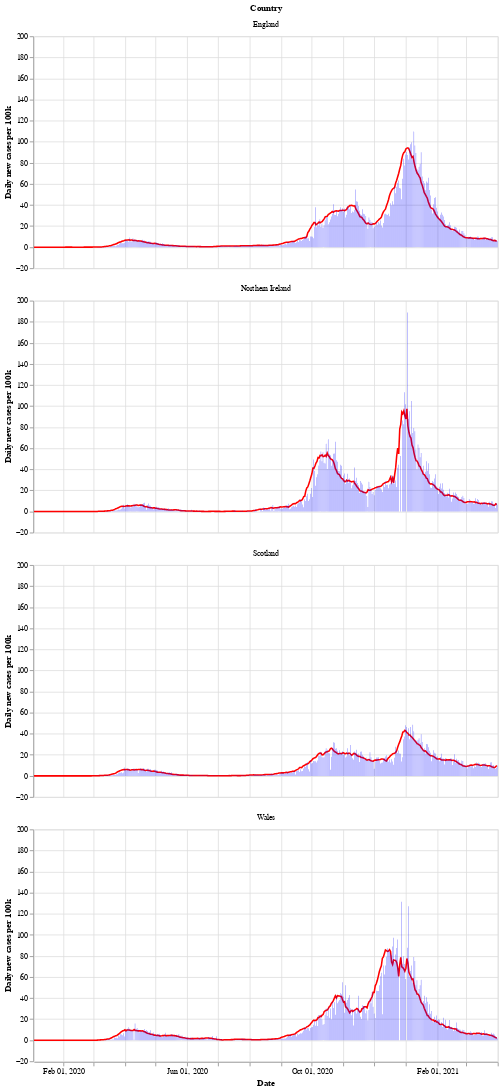

Source (notebook cell):
### Markdown cell above
Next is a bar chart of the number of new cases in each country (per 100k population), with the 7 day moving average of cases. Again we see that Wales saw a longer period of raising and falling cases compared to the other countries.

After a period of cases falling, each nation is now seeing a rise in the number of cases - especially in Wales.

### Code cell
# collapse
bars = alt.Chart(uk_cases).mark_bar().encode(
    x=alt.X("yearmonthdate(date):T", axis=alt.Axis(title='Date')),
    y=alt.Y("newCasesRate:Q", axis=alt.Axis(title='Daily new cases per 100k')),
    tooltip='newCasesRate',
    color=alt.condition(
        alt.datum.dailyChange > 0,
        alt.value("orange"),  # The positive color
        alt.value("blue")  # The negative color
    )
).properties(title='New cases per 100k population with rolling 7 day average', width=600).interactive()
line = alt.Chart(uk_cases).mark_line(
    color='red',
    size=2,
).transform_window(
    rolling_mean='mean(newCasesRate)',
    frame=[0, 7],
    groupby=['areaName']
).encode(
    x='yearmonthdate(date):T',
    y='rolling_mean:Q'
)
alt.layer(line, bars, data=uk_cases).facet(alt.Row('areaName', title='Country'), columns=1)

### Figure 1 — Vega-Lite specification as saved in the notebook (floating-point values rounded to 4 significant figures; data arrays with more than 128 entries replaced by an {"elided": "..."} marker saying what was removed)
{"config": {"view": {"continuousWidth": 400, "continuousHeight": 300}}, "data": {"name": "data-57f5f9f5570d4988e127d64e19046a44"}, "facet": {"type": "nominal", "field": "areaName", "title": "Country"}, "spec": {"layer": [{"mark": {"type": "line", "color": "red", "size": 2}, "encoding": {"x": {"type": "temporal", "field": "date", "timeUnit": "yearmonthdate"}, "y": {"type": "quantitative", "field": "rolling_mean"}}, "transform": [{"window": [{"op": "mean", "field": "newCasesRate", "as": "rolling_mean"}], "frame": [0, 7], "groupby": ["areaName"]}]}, {"mark": "bar", "encoding": {"color": {"condition": {"value": "orange", "test": "(datum.dailyChange > 0)"}, "value": "blue"}, "tooltip": {"type": "quantitative", "field": "newCasesRate"}, "x": {"type": "temporal", "axis": {"title": "Date"}, "field": "date", "timeUnit": "yearmonthdate"}, "y": {"type": "quantitative", "axis": {"title": "Daily new cases per 100k"}, "field": "newCasesRate"}}, "selection": {"selector002": {"type": "interval", "bind": "scales", "encodings": ["x", "y"]}}, "title": "New cases per 100k population with rolling 7 day average", "width": 600}]}, "columns": 1, "$schema": "https://vega.github.io/schema/vega-lite/v4.8.1.json", "datasets": {"data-57f5f9f5570d4988e127d64e19046a44": {"elided": "1816 records"}}}
